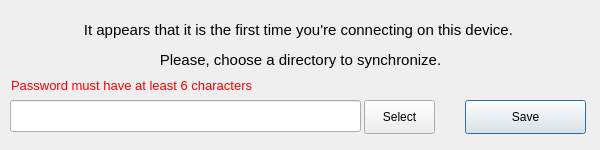
<?xml version="1.0" encoding="UTF-8"?>
<ui version="4.0">
 <class>popup_select_dir_window</class>
 <widget class="QDialog" name="popup_select_dir_window">
  <property name="geometry">
   <rect>
    <x>0</x>
    <y>0</y>
    <width>600</width>
    <height>150</height>
   </rect>
  </property>
  <property name="windowTitle">
   <string>First connection on device</string>
  </property>
  <widget class="QLabel" name="label">
   <property name="geometry">
    <rect>
     <x>0</x>
     <y>0</y>
     <width>601</width>
     <height>91</height>
    </rect>
   </property>
   <property name="font">
    <font>
     <pointsize>11</pointsize>
    </font>
   </property>
   <property name="layoutDirection">
    <enum>Qt::LeftToRight</enum>
   </property>
   <property name="autoFillBackground">
    <bool>false</bool>
   </property>
   <property name="text">
    <string>&lt;html&gt;&lt;head/&gt;&lt;body&gt;&lt;p align=&quot;center&quot;&gt;It appears that it is the first time you're connecting on this device. &lt;/p&gt;&lt;p align=&quot;center&quot;&gt;Please, choose a directory to synchronize.&lt;/p&gt;&lt;/body&gt;&lt;/html&gt;</string>
   </property>
   <property name="alignment">
    <set>Qt::AlignCenter</set>
   </property>
   <property name="buddy">
    <cstring></cstring>
   </property>
  </widget>
  <widget class="QPushButton" name="button_save">
   <property name="geometry">
    <rect>
     <x>465</x>
     <y>100</y>
     <width>121</width>
     <height>34</height>
    </rect>
   </property>
   <property name="text">
    <string>Save</string>
   </property>
  </widget>
  <widget class="QLineEdit" name="textbox_synchronized_directory">
   <property name="geometry">
    <rect>
     <x>10</x>
     <y>100</y>
     <width>351</width>
     <height>32</height>
    </rect>
   </property>
  </widget>
  <widget class="QPushButton" name="button_select">
   <property name="geometry">
    <rect>
     <x>364</x>
     <y>100</y>
     <width>71</width>
     <height>34</height>
    </rect>
   </property>
   <property name="text">
    <string>Select</string>
   </property>
  </widget>
  <widget class="QLabel" name="label_wrong">
   <property name="enabled">
    <bool>true</bool>
   </property>
   <property name="geometry">
    <rect>
     <x>11</x>
     <y>75</y>
     <width>261</width>
     <height>20</height>
    </rect>
   </property>
   <property name="font">
    <font>
     <pointsize>10</pointsize>
    </font>
   </property>
   <property name="styleSheet">
    <string notr="true">color: red;</string>
   </property>
   <property name="text">
    <string>Password must have at least 6 characters</string>
   </property>
   <property name="wordWrap">
    <bool>false</bool>
   </property>
  </widget>
 </widget>
 <resources/>
 <connections/>
</ui>
